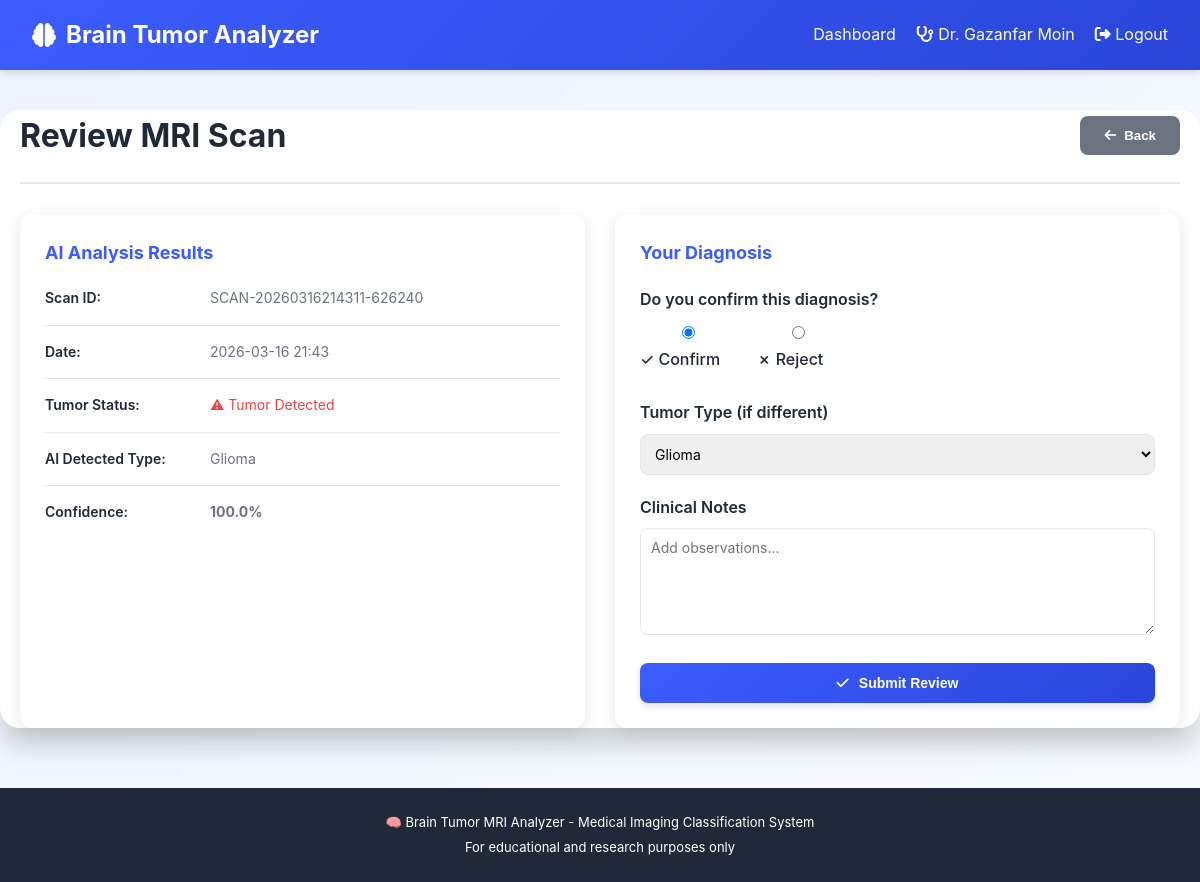
/doctor/scan/1/review (signed in), run on the app's committed database.
### models.py (models this page shows, shortened)
class Doctor(UserMixin, db.Model):
    __tablename__ = 'doctors'
    id = db.Column(db.Integer, primary_key=True)
    username = db.Column(db.String(80), unique=True, nullable=False)
    email = db.Column(db.String(120), unique=True, nullable=False)
    password_hash = db.Column(db.String(255), nullable=False)
    full_name = db.Column(db.String(120), nullable=False)
    specialization = db.Column(db.String(100), nullable=True)
    license_number = db.Column(db.String(50), unique=True, nullable=False)
    hospital = db.Column(db.String(150), nullable=True)
    phone = db.Column(db.String(15), nullable=True)
    created_at = db.Column(db.DateTime, default=datetime.utcnow)
    updated_at = db.Column(db.DateTime, default=datetime.utcnow, onupdate=datetime.utcnow)
    patients = db.relationship('Patient', backref='doctor', lazy=True, cascade='all, delete-orphan')

class MRIScan(db.Model):
    __tablename__ = 'mri_scans'
    id = db.Column(db.Integer, primary_key=True)
    scan_id = db.Column(db.String(50), unique=True, nullable=False)
    patient_id = db.Column(db.Integer, db.ForeignKey('patients.id'), nullable=False)
    scan_date = db.Column(db.DateTime, default=datetime.utcnow)
    tumor_status = db.Column(db.String(50), nullable=False)
    tumor_type = db.Column(db.String(50), nullable=True)
    confidence = db.Column(db.Float, nullable=False)
    image_path = db.Column(db.String(255), nullable=True)
    annotated_image_path = db.Column(db.String(255), nullable=True)
    clinical_notes = db.Column(db.Text, nullable=True)
    prediction_data = db.Column(db.JSON, nullable=True)
    status = db.Column(db.String(20), default='Pending')  # Pending, Confirmed, Rejected
    doctor_notes = db.Column(db.Text, nullable=True)
    doctor_diagnosis = db.Column(db.String(100), nullable=True)  # Doctor's confirmation
    reviewed_by_id = db.Column(db.Integer, db.ForeignKey('doctors.id'), nullable=True)
    review_date = db.Column(db.DateTime, nullable=True)
    created_at = db.Column(db.DateTime, default=datetime.utcnow)
    updated_at = db.Column(db.DateTime, default=datetime.utcnow, onupdate=datetime.utcnow)
    reviewed_by = db.relationship('Doctor', foreign_keys=[reviewed_by_id])

### app.py (the view, shortened to what this page needs)
@app.route('/doctor/scan/<int:scan_id>/review', methods=['GET', 'POST'])
@login_required
def doctor_review_scan(scan_id):
    if not isinstance(current_user, Doctor):
        return jsonify({"error": "Only doctors can review"}), 403
    scan = MRIScan.query.get_or_404(scan_id)
    patient = Patient.query.get(scan.patient_id)
    if not patient or patient.doctor_id != current_user.id:
        flash('Unauthorized access', 'danger')
        return redirect(url_for('doctor_dashboard'))
    if request.method == 'GET':
        return render_template('doctor_review_scan.html', scan=scan)

### app.py (called while the page is built)
@app.after_request
def after_request(response):
    response.headers['Cache-Control'] = 'no-cache, no-store, must-revalidate'
    response.headers['Pragma'] = 'no-cache'
    response.headers['Expires'] = '0'
    return response

@login_manager.user_loader
def load_user(user_id):
    from flask import session
    try:
        user_id = int(user_id)
    except (TypeError, ValueError):
        return None
    role = session.get('role')
    if role == 'doctor':
        return Doctor.query.get(user_id)
    elif role == 'patient':
        return Patient.query.get(user_id)
    return None

### templates/doctor_review_scan.html (shortened to what this page needs)
{% extends "base.html" %}
{% block content %}
<div class="container">
    <div class="review-header">
        <h1>Review MRI Scan</h1>
        <button class="btn btn-secondary" onclick="window.history.back()">
            <i class="fas fa-arrow-left"></i> Back
        </button>
    </div>
    <div class="review-grid">
        <div class="scan-card">
            <h2>AI Analysis Results</h2>
            <div class="scan-row">
                <span class="label">Scan ID:</span>
                <span class="value">{{ scan.scan_id }}</span>
            </div>
            <div class="scan-row">
                <span class="label">Date:</span>
                <span class="value">{{ scan.created_at.strftime('%Y-%m-%d %H:%M') }}</span>
            </div>
            <div class="scan-row">
                <span class="label">Tumor Status:</span>
                <span class="value">
                    {% if scan.tumor_status == 'No Tumor' %}
                        <span style="color: var(--success);">✓ No Tumor</span>
                    {% else %}
                        <span style="color: var(--danger);">⚠ {{ scan.tumor_status }}</span>
                    {% endif %}
                </span>
            </div>
            {% if scan.tumor_type %}
                <div class="scan-row">
                    <span class="label">AI Detected Type:</span>
                    <span class="value">{{ scan.tumor_type|capitalize }}</span>
                </div>
            {% endif %}
            <div class="scan-row">
                <span class="label">Confidence:</span>
                <span class="value"><strong>{{ scan.confidence }}%</strong></span>
            </div>
        </div>
        <div class="review-form-card">
            <h2>Your Diagnosis</h2>
            <form id="reviewForm">
                <div class="form-group">
                    <label>Do you confirm this diagnosis?</label>
                    <div class="radio-group">
                        <label class="radio-label">
                            <input type="radio" name="status" value="Confirmed" checked>
                            <span class="radio-text">✓ Confirm</span>
                        </label>
                        <label class="radio-label">
                            <input type="radio" name="status" value="Rejected">
                            <span class="radio-text">✗ Reject</span>
                        </label>
                    </div>
                </div>
                <div class="form-group">
                    <label>Tumor Type (if different)</label>
                    <select name="diagnosis" class="form-control">
                        <option value="{{ scan.tumor_type or '' }}" selected>{{ scan.tumor_type|capitalize or 'Select Type' }}</option>
                    </select>
                </div>
                <div class="form-group">
                    <label>Clinical Notes</label>
                    <textarea name="notes" class="form-control" rows="5" placeholder="Add observations..."></textarea>
                </div>
                <button type="button" class="btn btn-primary" onclick="submitReview('{{ scan.id }}')">
                    <i class="fas fa-check"></i> Submit Review
                </button>
            </form>
        </div>
    </div>
</div>
{% endblock %}

### templates/base.html (shortened to what this page needs)
<!DOCTYPE html>
<html lang="en">
<head>
    <link rel="stylesheet" href="https://cdnjs.cloudflare.com/ajax/libs/font-awesome/6.4.0/css/all.min.css">
    <link rel="stylesheet" href="{{ url_for('static', filename='style.css') }}">
</head>
<body>
    <nav class="navbar">
        <div class="navbar-container">
            <div class="navbar-brand">
                <i class="fas fa-brain"></i>
                Brain Tumor Analyzer
            </div>
            <ul class="navbar-menu">
                {% if current_user.is_authenticated %}
                    {% if current_user.__class__.__name__ == 'Doctor' %}
                        <li><a href="{{ url_for('doctor_dashboard') }}">Dashboard</a></li>
                        <li><span><i class="fas fa-stethoscope"></i> Dr. {{ current_user.full_name }}</span></li>
                    {% elif current_user.__class__.__name__ == 'Patient' %}
                        <li><a href="{{ url_for('patient_dashboard') }}">My Scans</a></li>
                        <li><a href="{{ url_for('patient_profile') }}">Profile</a></li>
                        <li><span><i class="fas fa-user"></i> {{ current_user.full_name }}</span></li>
                    {% endif %}
                    <li><a href="{{ url_for('logout') }}"><i class="fas fa-sign-out-alt"></i> Logout</a></li>
                {% else %}
                    <li><a href="{{ url_for('home') }}">Home</a></li>
                {% endif %}
            </ul>
        </div>
    </nav>
    {% block content %}{% endblock %}
    <footer class="footer">
        <p>🧠 Brain Tumor MRI Analyzer - Medical Imaging Classification System</p>
        <p>For educational and research purposes only</p>
    </footer>
</body>
</html>

### static/style.css (style rules this page uses)
* { margin: 0; padding: 0; box-sizing: border-box; }
html, body { height: 100%; }
body { font-family: -apple-system, BlinkMacSystemFont, "Segoe UI", Roboto, "Helvetica Neue", Arial, sans-serif; background: linear-gradient(135deg, #eef4ff 0%, #f7fbff 50%, #f0f9ff 100%); color: var(--text-dark); line-height: 1.6; }
.container { width: 100%; max-width: 600px; background: white; border-radius: 20px; box-shadow: var(--shadow-xl); padding: 40px; animation: slideUp 0.5s ease-out; }
.footer { background: rgba(0, 0, 0, 0.8); color: white; text-align: center; padding: 24px 20px; font-size: 13px; margin-top: auto; }
.footer p { margin: 4px 0; }

### templates/base.html (style rules this page uses)
:root { --primary: #3b5cff; --primary-dark: #2a46d9; --success: #10b981; --danger: #ef4444; --warning: #f59e0b; --bg-light: #f3f7ff; --text-dark: #1f2937; --text-light: #6b7280; }
* { margin: 0; padding: 0; box-sizing: border-box; }
body { font-family: -apple-system, BlinkMacSystemFont, "Segoe UI", Roboto, sans-serif; background: linear-gradient(135deg, #eef4ff 0%, #f7fbff 100%); min-height: 100vh; }
.navbar { background: linear-gradient(135deg, var(--primary), var(--primary-dark)); color: white; padding: 1rem 2rem; box-shadow: 0 4px 6px rgba(0, 0, 0, 0.1); }
.navbar-container { max-width: 1200px; margin: 0 auto; display: flex; justify-content: space-between; align-items: center; }
.navbar-brand { font-size: 24px; font-weight: bold; display: flex; align-items: center; gap: 10px; }
.navbar-menu { display: flex; gap: 20px; align-items: center; list-style: none; }
.navbar-menu a { color: white; text-decoration: none; transition: opacity 0.3s; }
.container { max-width: 1200px; margin: 40px auto; padding: 0 20px; }
.btn { display: inline-flex; align-items: center; gap: 8px; padding: 10px 20px; border: none; border-radius: 8px; font-weight: 600; cursor: pointer; transition: all 0.3s; text-decoration: none; }
.btn-primary { background: var(--primary); color: white; }
.btn-secondary { background: #6b7280; color: white; }
.form-group { margin-bottom: 20px; }
.form-group label { display: block; margin-bottom: 8px; font-weight: 600; color: var(--text-dark); }
.form-group input, .form-group textarea, .form-group select { width: 100%; padding: 10px; border: 1px solid #e5e7eb; border-radius: 8px; font-size: 14px; font-family: inherit; }
.form-group textarea { resize: vertical; min-height: 100px; }
.footer { background: #1f2937; color: white; text-align: center; padding: 20px; margin-top: 60px; }

### templates/doctor_review_scan.html (style rules this page uses)
.container { max-width: 1200px; margin: 40px auto; padding: 0 20px; }
.review-header { display: flex; justify-content: space-between; align-items: center; margin-bottom: 30px; padding-bottom: 20px; border-bottom: 2px solid #e5e7eb; }
.review-header h1 { font-size: 32px; color: var(--text-dark); }
.review-grid { display: grid; grid-template-columns: 1fr 1fr; gap: 30px; }
.scan-card, .review-form-card { background: white; padding: 25px; border-radius: 12px; box-shadow: 0 4px 15px rgba(0, 0, 0, 0.1); }
.scan-card h2, .review-form-card h2 { font-size: 18px; margin-bottom: 20px; color: var(--primary); }
.scan-row { display: grid; grid-template-columns: 150px 1fr; gap: 15px; margin-bottom: 15px; padding-bottom: 15px; border-bottom: 1px solid #e5e7eb; }
.scan-row:last-child { border-bottom: none; }
.label { font-weight: 600; color: var(--text-dark); font-size: 14px; }
.value { color: var(--text-light); font-size: 14px; }
.form-group { margin-bottom: 20px; }
.form-group label { display: block; margin-bottom: 8px; font-weight: 600; color: var(--text-dark); }
.form-control { width: 100%; padding: 10px; border: 1px solid #e5e7eb; border-radius: 8px; font-size: 14px; font-family: inherit; }
.radio-group { display: flex; gap: 20px; }
.radio-label { display: flex; align-items: center; gap: 8px; cursor: pointer; }
.radio-label input[type="radio"] { cursor: pointer; }
.radio-text { cursor: pointer; font-weight: 500; }
.btn { display: inline-flex; align-items: center; gap: 8px; padding: 12px 24px; border: none; border-radius: 8px; font-weight: 600; cursor: pointer; text-decoration: none; transition: all 0.3s; }
.btn-primary { background: var(--primary); color: white; width: 100%; justify-content: center; }
.btn-secondary { background: #6b7280; color: white; }

### data on the page
Doctor: full_name "Gazanfar Moin"
MRIScan: scan_id "SCAN-20260316214311-626240", created_at "2026-03-16 21:43", tumor_status "Tumor Detected", tumor_type "Glioma", confidence "100.0", diagnosis "Glioma"
